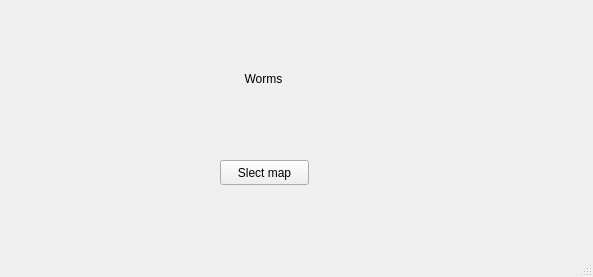
<?xml version="1.0" encoding="UTF-8"?>
<ui version="4.0">
 <class>clientMainWindow</class>
 <widget class="QMainWindow" name="clientMainWindow">
  <property name="geometry">
   <rect>
    <x>0</x>
    <y>0</y>
    <width>593</width>
    <height>277</height>
   </rect>
  </property>
  <property name="windowTitle">
   <string>MainWindow</string>
  </property>
  <widget class="QWidget" name="centralwidget">
   <widget class="QPushButton" name="mapSelection">
    <property name="geometry">
     <rect>
      <x>220</x>
      <y>160</y>
      <width>89</width>
      <height>25</height>
     </rect>
    </property>
    <property name="text">
     <string>Slect map</string>
    </property>
   </widget>
   <widget class="QLabel" name="label">
    <property name="geometry">
     <rect>
      <x>230</x>
      <y>70</y>
      <width>67</width>
      <height>17</height>
     </rect>
    </property>
    <property name="text">
     <string>Worms</string>
    </property>
    <property name="alignment">
     <set>Qt::AlignCenter</set>
    </property>
   </widget>
  </widget>
  <widget class="QMenuBar" name="menubar">
   <property name="geometry">
    <rect>
     <x>0</x>
     <y>0</y>
     <width>593</width>
     <height>22</height>
    </rect>
   </property>
  </widget>
  <widget class="QStatusBar" name="statusbar"/>
 </widget>
 <resources/>
 <connections/>
</ui>
